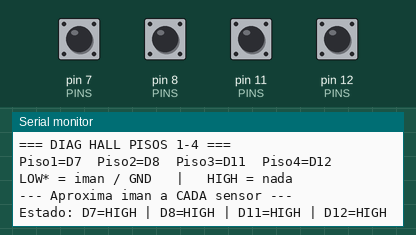
Recording of a sketch running on a simulated Arduino Mega 2560, built with avr-gcc and run on an emulated ATmega2560. Shown: the last lines printed to the serial monitor. The test bench sets the inputs (shaded band); at power-on: pin 7 (PINS), pin 8 (PINS), pin 11 (PINS), pin 12 (PINS) HIGH.

Above: at 1.6 s.
1.7 s: pin 7 (PINS) pulled LOW for 0.15 s
At 2.3 s:
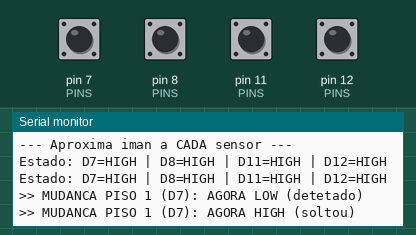
3.3 s: pin 8 (PINS) pulled LOW for 1 s
At 3.6 s:
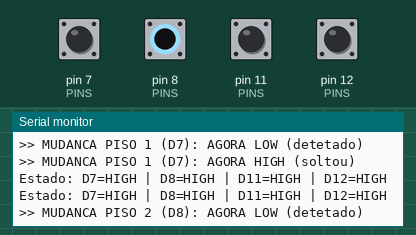
5.8 s: pin 11 (PINS) pulled LOW for 1 s
At 6.71 s:
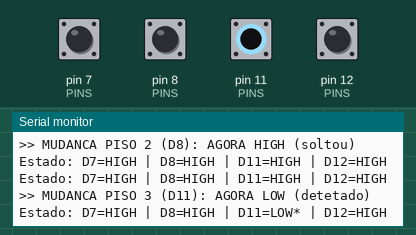
8.3 s: pin 12 (PINS) pulled LOW for 1 s
At 9.18 s:
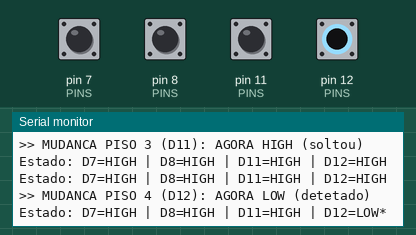
10.8 s: pin 7 (PINS) pulled LOW for 1 s
At 11.64 s:
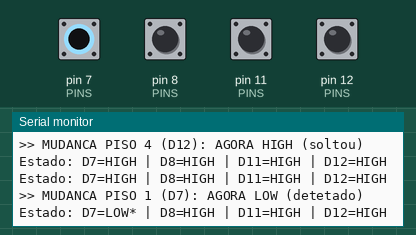
13.3 s: pin 7 (PINS) driven LOW and pin 8 (PINS) driven LOW
At 14.2 s:
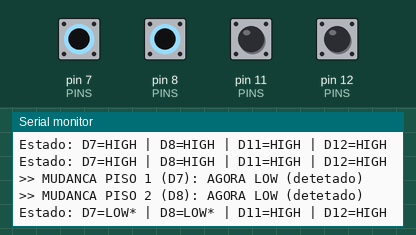
Timing chart, 0 to 16.3 s (numbered marks = the images above; inputs shaded):
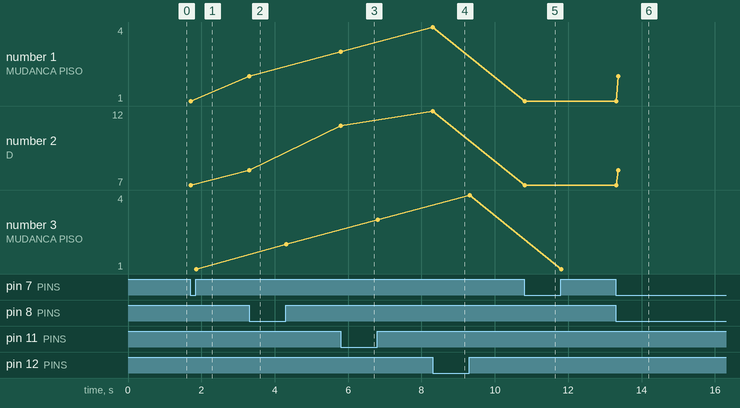

Measured:
- after the input at 1.7 s, the serial monitor: prints a new line at once (image 1)
- after the input at 3.3 s, the serial monitor: prints a new line at once (image 2)
- after the input at 5.8 s, the serial monitor: prints a new line at once (image 3)
- after the input at 8.3 s, the serial monitor: prints a new line at once (image 4)
- after the input at 10.8 s, the serial monitor: prints a new line at once (image 5)
- after the input at 13.3 s, the serial monitor: prints a new line after 0.06 s (image 6)
- plotted number 1: 2 → 3 after the input at 5.8 s, 3 → 4 after the input at 8.3 s, 4 → 1 after the input at 10.8 s, 1 → 2 after the input at 13.3 s
- plotted number 3: 2 → 3 after the input at 5.8 s, 3 → 4 after the input at 8.3 s, 4 → 1 after the input at 10.8 s

The sketch:

main.ino
```cpp
/*
  Diagnostico Hall — foco D7/D8 (pisos 1 e 2) vs D11/D12 (pisos 3 e 4)

  Teste:
    1. Carrega isto e abre Serial 9600
    2. Aproxima iman ao sensor 1 -> D7 deve ir a LOW*
    3. Sensor 2 -> D8 LOW*
    4. Se LED acende mas D7/D8 ficam HIGH -> fio OUT nao chega ao Mega

  Teste extra: desliga OUT do sensor 1 do Mega e toca em GND
    -> se D7=LOW* o Mega esta OK, culpa e o cabo/modulo OUT
*/

#include <Arduino.h>

struct PinInfo {
  uint8_t pin;
  const char* label;
  const char* piso;
};

const PinInfo PINS[] = {
  {7, "D7", "PISO 1"},
  {8, "D8", "PISO 2"},
  {11, "D11", "PISO 3"},
  {12, "D12", "PISO 4"},
};
const int N = 4;

bool lastLow[N];
unsigned long lastPrint = 0;

void setup() {
  Serial.begin(9600);
  delay(400);

  for (int i = 0; i < N; i++) {
    pinMode(PINS[i].pin, INPUT_PULLUP);
    lastLow[i] = (digitalRead(PINS[i].pin) == LOW);
  }

  Serial.println();
  Serial.println(F("=== DIAG HALL PISOS 1-4 ==="));
  Serial.println(F("Piso1=D7  Piso2=D8  Piso3=D11  Piso4=D12"));
  Serial.println(F("LOW* = iman / GND   |   HIGH = nada"));
  Serial.println(F("--- Aproxima iman a CADA sensor ---"));
  Serial.println();
}

void loop() {
  bool low[N];
  for (int i = 0; i < N; i++) {
    low[i] = (digitalRead(PINS[i].pin) == LOW);
    if (low[i] != lastLow[i]) {
      Serial.print(F(">> MUDANCA "));
      Serial.print(PINS[i].piso);
      Serial.print(F(" ("));
      Serial.print(PINS[i].label);
      Serial.print(F("): "));
      Serial.println(low[i] ? F("AGORA LOW (detetado)") : F("AGORA HIGH (soltou)"));
      lastLow[i] = low[i];
    }
  }

  unsigned long now = millis();
  if (now - lastPrint >= 800) {
    lastPrint = now;
    Serial.print(F("Estado: "));
    for (int i = 0; i < N; i++) {
      if (i > 0) Serial.print(F(" | "));
      Serial.print(PINS[i].label);
      Serial.print('=');
      Serial.print(low[i] ? F("LOW*") : F("HIGH"));
    }
    Serial.println();
  }

  delay(15);
}
```
